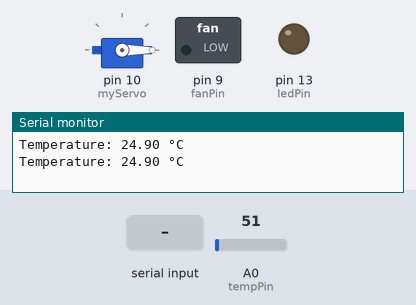
Bench run of a sketch on a simulated Arduino Uno, built with avr-gcc and run on an emulated ATmega328P. Parts: servo, switched loads named in the sketch (green lamp = pin HIGH), output pins drawn as LEDs (lit = HIGH), the last lines printed to the serial monitor. Inputs (shaded band) come from the test bench; at power-on: A0 (tempPin) = 51.

Above: at 1.8 s.
1.9 s: "1" received over the second serial link
At 3.2 s:
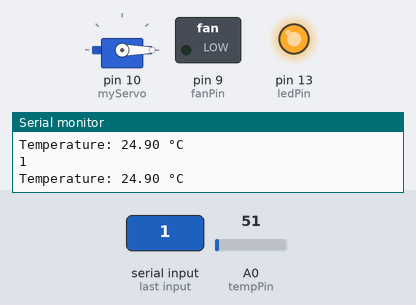
3.5 s: A0 (tempPin) set to 61
At 4.8 s:
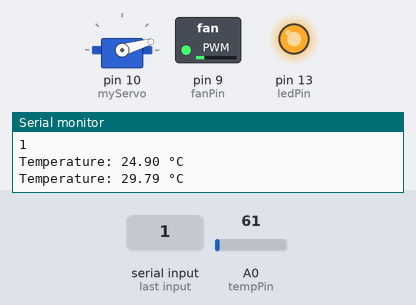
5.5 s: "0" received over the second serial link
At 6.8 s:
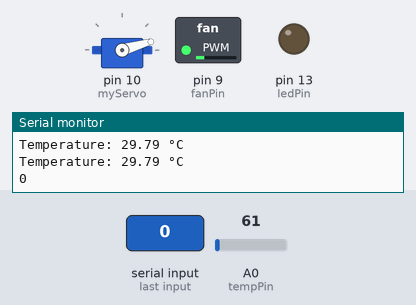
7.5 s: A0 (tempPin) set to 71
At 8.4 s:
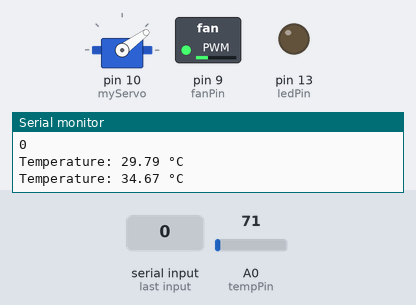
9.5 s: A0 (tempPin) set to 86
At 11.2 s:
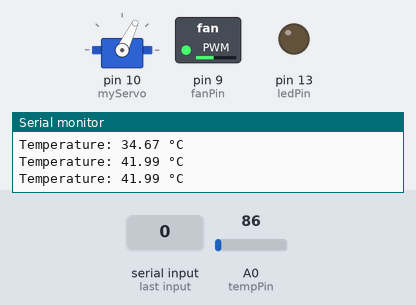
11.5 s: A0 (tempPin) set to 112
At 12.7 s:
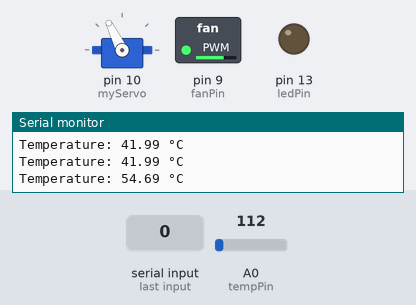
Timing chart, 0 to 14.5 s (numbered marks = the images above; inputs shaded):
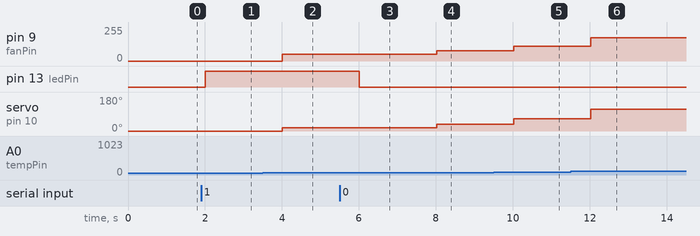

The sketch:

Hello_world.md.ino
```cpp
#include <Servo.h>
#include <SoftwareSerial.h> // Include SoftwareSerial for Bluetooth communication

// Define pins and variables
float temp;
int tempPin = A0; // Pin connected to LM35
int fanPin = 9; // Pin connected to fan or servo motor
int ledPin = 13; // Pin for LED
int tempMin = 25; // Minimum temperature threshold
int tempMax = 70; // Maximum temperature threshold
Servo myServo; // Create servo object if using a servo
SoftwareSerial BTSerial(18, 19); // RX, TX for HC-06

void setup() {
    Serial.begin(9600); // Start Serial Monitor
    BTSerial.begin(9600); // Start Bluetooth Serial
    pinMode(fanPin, OUTPUT);
    pinMode(ledPin, OUTPUT); // Set LED pin as output
    myServo.attach(10); // Attach servo if using a servo motor
}

void loop() {
    // Read temperature from LM35 sensor
    int reading = analogRead(tempPin);
    temp = (reading * 5000.0) / 1024.0; // Convert reading to millivolts
    temp /= 10; // Convert millivolts to Celsius

    Serial.print("Temperature: ");
    Serial.print(temp);
    Serial.println(" °C");

    // Control fan or servo based on temperature
    if (temp < tempMin) {
        digitalWrite(fanPin, LOW); // Turn off fan
        myServo.write(0); // Set servo position if applicable
    } else if (temp >= tempMin && temp <= tempMax) {
        int fanSpeed = map(temp, tempMin, tempMax, 32, 255);
        analogWrite(fanPin, fanSpeed); // Control fan speed
        myServo.write(map(temp, tempMin, tempMax, 0, 180)); // Adjust servo position if applicable
    } else {
        digitalWrite(fanPin, HIGH); // Turn on fan at full speed if above max temperature
        myServo.write(180); // Set servo position if applicable
    }

    // Bluetooth communication handling
    if (BTSerial.available()) { // Check if data is available from Bluetooth
        char command = BTSerial.read(); // Read command from Bluetooth
        Serial.println(command); // Print command to Serial Monitor

        if (command == '1') {
            digitalWrite(ledPin, HIGH); // Turn on LED
            BTSerial.println("LED ON");
        } else if (command == '0') {
            digitalWrite(ledPin, LOW); // Turn off LED
            BTSerial.println("LED OFF");
        }
    }

    delay(1000); // Delay for stability and to avoid rapid readings
}
```

Measured:
- after the input at 1.9 s, pin 13 (ledPin): LOW → HIGH after 0.10 s
- after the input at 3.5 s, pin 9 (fanPin): 0/255 → 51/255 after 0.51 s; servo on pin 10 (myServo): 0° → 16° after 0.51 s
- after the input at 5.5 s, pin 13 (ledPin): HIGH → LOW after 0.51 s
- after the input at 7.5 s, pin 9 (fanPin): 51/255 → 76/255 after 0.53 s; servo on pin 10 (myServo): 16° → 36° after 0.53 s
- after the input at 9.5 s, pin 9 (fanPin): 76/255 → 111/255 after 0.53 s; servo on pin 10 (myServo): 36° → 64° after 0.53 s
- after the input at 11.5 s, pin 9 (fanPin): 111/255 → 175/255 after 0.53 s; servo on pin 10 (myServo): 64° → 116° after 0.53 s
